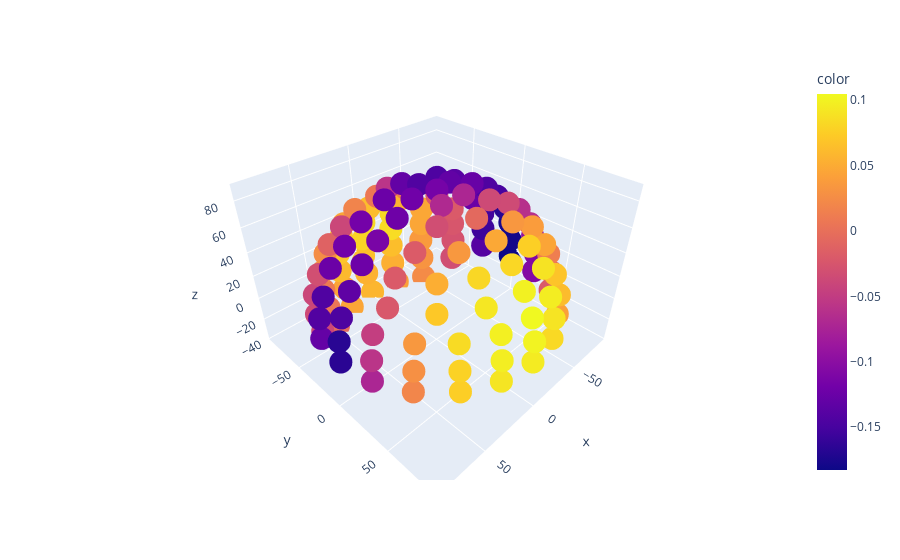

The cell this chart's notebook holds for it:
### Code cell
px.scatter_3d(df, x='x',y='y',z='z', color=G_cons.U[:,1])
